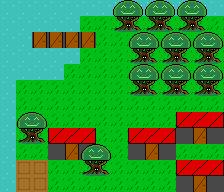

A 2D game scene composited from a Tiled map and its tileset images. What follows is a short description and the map's XML, with every tile layer's data as written:
An orthogonal 14x12 tile map with 16x16 px tiles, 2 tile layers (Ground, Details).

<map version="1.9" tiledversion="1.9.1" orientation="orthogonal" renderorder="right-down" width="14" height="12" tilewidth="16" tileheight="16" infinite="0" nextlayerid="3" nextobjectid="1">
 <tileset firstgid="1" name="farm-tiles" tilewidth="16" tileheight="16" tilecount="594" columns="27">
  <image source="farm-tiles.png" width="432" height="352" />
 </tileset>
 <layer id="1" name="Ground" width="14" height="12">
  <data encoding="csv">
2,2,2,2,2,2,2,3,3,3,3,3,3,2,
2,2,2,2,2,2,2,2,2,2,2,2,2,2,
2,2,2,2,2,2,2,2,2,2,2,2,2,2,
2,2,2,2,2,2,2,2,2,2,2,2,2,2,
2,2,2,2,2,2,2,2,2,2,2,2,2,2,
2,2,2,2,2,2,2,2,2,2,2,2,2,2,
2,2,2,2,2,2,2,2,2,2,2,2,2,2,
3,2,2,2,2,2,2,2,2,2,2,11,12,13,
3,2,2,11,12,13,2,2,11,12,13,8,9,10,
3,2,2,8,9,10,2,2,8,9,10,2,2,2,
3,2,2,2,2,2,2,2,2,2,2,11,12,13,
3,2,2,2,2,2,2,2,2,2,2,8,9,10
</data>
 </layer>
 <layer id="2" name="Details" width="14" height="12">
  <data encoding="csv">
3,3,3,3,3,3,3,6,7,6,7,6,7,3,
3,3,3,3,3,0,0,33,34,33,34,33,34,0,
3,3,9,9,9,9,0,0,6,7,6,7,6,7,
3,3,3,3,3,0,0,0,33,34,33,34,33,34,
3,3,3,3,0,0,0,0,6,7,6,7,6,7,
3,0,0,0,0,0,0,0,33,34,33,34,33,34,
3,0,0,0,0,0,0,0,0,0,0,0,0,0,
0,6,7,0,0,0,0,0,0,0,0,0,0,0,
0,33,34,0,0,0,0,0,0,0,0,0,0,0,
0,0,0,0,0,6,7,0,0,0,0,0,0,0,
0,4,4,0,0,33,34,0,0,0,0,0,0,0,
0,4,4,0,0,0,0,0,0,0,0,0,0,0
</data>
 </layer>
</map>
